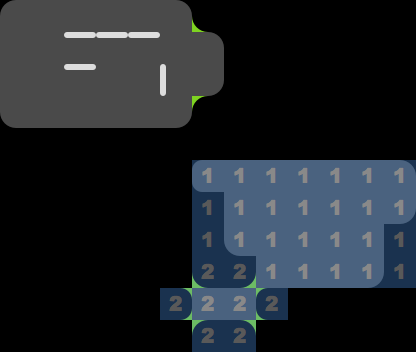

Below is a game level as drawn by its tile map, then a one-line description and the .tmx that defines it (tile-layer data replaced by summaries):
An orthogonal 13x11 tile map with 32x32 px tiles, 5 tile layers (grid, walls, blockrounded, cellrounded, ...) and 41 objects (26x falling, 6x portal, 2x enemy, 2x twostep, player, ...).

<map version="1.0" orientation="orthogonal" width="13" height="11" tilewidth="32" tileheight="32">
 <properties>
  <property name="_title" value="test" />
  <property name="mode" value="standalone" />
  <property name="zone" value="2" />
 </properties>
 <tileset firstgid="1" name="cells" tilewidth="32" tileheight="32">
  <image source="../cells.png" trans="ff00ff" width="128" height="384" />
 </tileset>
 <layer name="grid" width="13" height="11">
  <data>[143 cells, 143 non-empty, 2 distinct tile ids]</data>
 </layer>
 <layer name="walls" width="13" height="11">
  <data>[143 cells, 5 non-empty, 2 distinct tile ids]</data>
 </layer>
 <layer name="blockrounded" width="13" height="11">
  <data>[143 cells, 8 non-empty, 6 distinct tile ids]</data>
 </layer>
 <layer name="cellrounded" width="13" height="11">
  <data>[143 cells, 11 non-empty, 5 distinct tile ids]</data>
 </layer>
 <layer name="zonemap" width="13" height="11" opacity="0.35">
  <data>[143 cells, 34 non-empty, 2 distinct tile ids]</data>
 </layer>
 <objectgroup name="cells" width="13" height="11">
  <object type="falling" x="209" y="177" />
  <object type="falling" x="243" y="178" />
  <object type="falling" x="271" y="176" />
  <object type="falling" x="306" y="176" />
  <object type="falling" x="336" y="176" />
  <object type="falling" x="372" y="175" />
  <object type="falling" x="399" y="175" />
  <object type="falling" x="396" y="203" />
  <object type="falling" x="370" y="207" />
  <object type="falling" x="334" y="208" />
  <object type="falling" x="300" y="207" />
  <object type="falling" x="270" y="207" />
  <object type="falling" x="241" y="208" />
  <object type="falling" x="241" y="238" />
  <object type="falling" x="270" y="239" />
  <object type="falling" x="305" y="238" />
  <object type="falling" x="338" y="237" />
  <object type="falling" x="365" y="238" />
  <object type="falling" x="366" y="272" />
  <object type="falling" x="334" y="275" />
  <object type="falling" x="304" y="275" />
  <object type="falling" x="270" y="273" />
  <object type="falling" x="112" y="79" />
  <object type="falling" x="45" y="79" />
  <object type="falling" x="45" y="109" />
  <object type="falling" x="110" y="15" />
 </objectgroup>
 <objectgroup name="players" width="13" height="11">
  <object type="player" x="176" y="14" />
 </objectgroup>
 <objectgroup name="enemies" width="13" height="11">
  <object type="enemy" x="270" y="235" />
  <object type="enemy" x="333" y="212" />
  <object type="cloner" x="365" y="270" />
  <object type="twostep" x="240" y="208" />
  <object type="twostep" x="176" y="112" />
 </objectgroup>
 <objectgroup name="items" width="13" height="11">
  <object type="goal" x="239" y="307" />
 </objectgroup>
 <objectgroup name="powerups" width="13" height="11">
  <object type="slide" x="208" y="178" />
  <object type="freeze" x="399" y="173" />
 </objectgroup>
 <objectgroup name="portals" width="13" height="11">
  <object type="portal" x="270" y="271">
   <ellipse />
  </object>
  <object type="portal" x="205" y="306">
   <ellipse />
  </object>
  <object type="portal" x="208" y="79">
   <ellipse />
  </object>
  <object type="portal" x="208" y="177">
   <ellipse />
  </object>
  <object type="portal" x="113" y="80">
   <ellipse />
  </object>
  <object type="portal" x="81" y="109">
   <ellipse />
  </object>
 </objectgroup>
</map>
